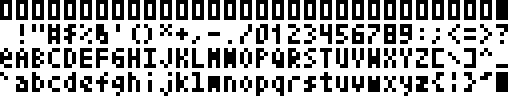
#> input picture assets/tom-thumb-new.png, 512 x 96 px
$ python build_font.py
#> lines starting #> are read from the running program, lines starting #| are printed output that depends on the picture; after the words box and inside, x2 and y2 are one past the last pixel; in counts of white or black regions, pixels touching at a corner belong together
# Builds 3x5.bitmapfont (Pimoroni PicoGraphics custom font) from
# assets/tom-thumb-new.png, the Tom Thumb 3x5 font sheet (CC0/CC-BY 3.0,
# https://opengameart.org/content/tom-thumb-tiny-ascii-font-3x5): a 32x4 grid
# of 4x6 cells covering chars 0-127, black ink, glyph in the left 3 columns,
# descenders on the 6th row. Needs `pip install pgfutil pillow`.
#
#   python3 tools/build_font.py

import os
import tempfile

from pgfutil.core import Image2Font
from PIL import Image

GLYPH_W = 3
GLYPH_H = 6
CELL_W = 4
SHEET_COLS = 32
FIRST_CHAR = 32
LAST_CHAR = 126  # 127 is a solid placeholder block in the sheet

ROOT = os.path.dirname(os.path.dirname(os.path.abspath(__file__)))
SHEET = os.path.join(ROOT, "assets", "tom-thumb-new.png")
OUT = os.path.join(ROOT, "3x5.bitmapfont")


def sheet_glyphs(sheet):
    for ch in range(FIRST_CHAR, LAST_CHAR + 1):
        gx = (ch % SHEET_COLS) * CELL_W
        gy = (ch // SHEET_COLS) * GLYPH_H
        cols = [
            [sheet.getpixel((gx + x, gy + y)) < 128 for y in range(GLYPH_H)]
            for x in range(GLYPH_W)
        ]
        # pgfutil derives each width by trimming empty columns from the right
        # edge only, so glyphs must hug the left edge of their cell.
        if any(any(col) for col in cols):
            while not any(cols[0]):
                cols = [*cols[1:], [False] * GLYPH_H]
        yield ch - FIRST_CHAR, cols


def main():
    sheet = Image.open(SHEET).convert("L")
#> sheet: PIL image 512x96 L; 64% white; 138 black regions (10 under 20 px), largest, box (x1, y1, x2, y2) and area: (496, 0, 508, 20) 240, (496, 72, 508, 92) 240, (384, 24, 396, 44) 208
    # Accept integer-upscaled copies of the sheet, like the 512x96 one checked in.
    pixel_size = sheet.width // (SHEET_COLS * CELL_W)
#> pixel_size = 4
    sheet = sheet.resize(
        (sheet.width // pixel_size, sheet.height // pixel_size), Image.NEAREST
    )
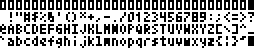
#> sheet: PIL image 128x24 L (shown 2 times larger); 64% white; black in thin lines or dots
    canvas = Image.new(
        "RGBA",
        (
            (GLYPH_W + 1) * Image2Font.LAYOUT_COLS,
            (GLYPH_H + 1) * Image2Font.LAYOUT_ROWS,
        ),
        Image2Font.WHITE,
    )
    for c, cols in sheet_glyphs(sheet):
        cx = (c % Image2Font.LAYOUT_COLS) * (GLYPH_W + 1)
        cy = (c // Image2Font.LAYOUT_COLS) * (GLYPH_H + 1)
        for x, col in enumerate(cols):
            for y, ink in enumerate(col):
                if ink:
                    canvas.putpixel((cx + x, cy + y), Image2Font.BLACK)
    with tempfile.NamedTemporaryFile(suffix=".png") as tmp:
        canvas.save(tmp.name)
        font = Image2Font(filename=tmp.name)
    font.save_data(OUT)
    print(f"wrote {OUT} ({os.path.getsize(OUT)} bytes)")


if __name__ == "__main__":
    main()
#> (the call stopped at in main, `canvas = Image.new( "RGBA", ( (GLYPH_W + 1) * Image2Font.LAYOUT_COLS, ..`: pgfutil is not available in this run)
